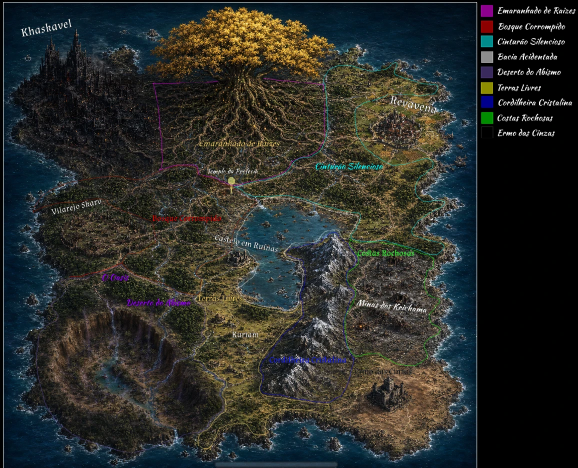
#> input picture .claude/skills/khalkaria-balance/hexcrawl-pack/arte/referencia/continente-legenda.webp, 1156 x 935 px, given in place of terreno.png, which was not available (shown at 1/2 size)
$ python gera_atlas.py ../arte/referencia
#> lines starting #> are read from the running program, lines starting #| are printed output that depends on the picture; pictures that were not available may be replaced by others from this repository, and a replacement may not be noted
"""Gera assets/tiles/atlas.json: o que é cada célula das folhas de arte do Pedro e qual tile cada tipo de hex usa.

As medidas (caixa opaca, altura acima da face, ligações das peças de via) saem das imagens; o significado de cada
célula está em TILES e VIAS abaixo (confirmado pelo Pedro na D159).
Requer Pillow. Uso: python referencia/gera_atlas.py <pasta-do-pack>
"""
import json
import os
import sys
from collections import Counter

from PIL import Image

PACK = sys.argv[1] if len(sys.argv) > 1 else os.path.join(os.path.dirname(__file__), '..')
CEL_L, CEL_A, FACE_Y = 32, 48, 18          # célula 32x48; a face do hex começa em y=18 dentro da célula
MEIO_DA_ARESTA = {'N': (16, 0), 'NE': (28, 7), 'SE': (28, 21), 'S': (16, 28), 'SO': (4, 21), 'NO': (4, 7)}

# (linha, coluna) -> (id, uso, tipo, bioma, nota). uso: terreno | variante | assentamento | especial | prop
TILES = {
    (0, 0): ('campos-verde', 'terreno', 'campos', 'verde', ''),
    (0, 1): ('floresta-verde', 'terreno', 'floresta', 'verde', ''),
    (0, 2): ('floresta-densa-verde', 'terreno', 'floresta-densa', 'verde', ''),
    (0, 3): ('colinas-verde', 'terreno', 'colinas', 'verde', ''),
    (0, 4): ('serra-pinheiros-verde', 'variante', 'montanha', 'verde', 'rochas altas com pinheiros'),
    (0, 5): ('montanha-pico', 'terreno', 'montanha', 'verde', 'pico nevado; serve para verde e neve'),
    (0, 6): ('agua-rasa', 'terreno', 'agua', None, 'água que encosta em terra'),
    (0, 7): ('agua-funda', 'terreno', 'agua', None, 'água sem terra vizinha'),
    (1, 0): ('vila-verde', 'assentamento', None, 'verde', ''),
    (1, 1): ('vila-terra', 'assentamento', None, 'verde', 'vila em chão de terra'),
    (1, 2): ('castelo', 'assentamento', None, 'verde', 'castelo de pedra cinza'),
    (1, 3): ('plantacao', 'variante', 'campos', 'verde', 'plantação: só em Campos vizinho de assentamento'),
    (1, 4): ('floresta-clareira', 'variante', 'floresta', 'verde', 'floresta mista com clareira'),
    (1, 5): ('pantano', 'terreno', 'pantano', 'verde', ''),
    (1, 6): ('campos-claro', 'variante', 'campos', 'verde', 'estepe pálida'),
    (1, 7): ('campos-floridos', 'variante', 'campos', 'verde', ''),
    (2, 0): ('campos-neve', 'terreno', 'campos', 'neve', ''),
    (2, 1): ('floresta-neve', 'terreno', 'floresta', 'neve', ''),
    (2, 2): ('floresta-densa-neve', 'terreno', 'floresta-densa', 'neve', ''),
    (2, 3): ('colinas-neve', 'terreno', 'colinas', 'neve', ''),
    (2, 4): ('serra-pinheiros-neve', 'terreno', 'montanha', 'neve', ''),
    (2, 5): ('agua-gelo', 'terreno', 'agua', 'neve', 'água com placas de gelo'),
    (2, 6): ('vila-neve', 'assentamento', None, 'neve', ''),
    (2, 7): ('fortaleza-neve', 'assentamento', None, 'neve', 'telhados vermelhos'),
    (3, 0): ('areia', 'terreno', 'deserto', 'deserto', ''),
    (3, 1): ('areia-rochas', 'terreno', 'colinas', 'deserto', ''),
    (3, 2): ('dunas', 'variante', 'deserto', 'deserto', ''),
    (3, 3): ('meseta', 'terreno', 'montanha', 'deserto', ''),
    (3, 4): ('oasis', 'especial', None, 'deserto', ''),
    (3, 5): ('acampamento-deserto', 'especial', None, 'deserto', 'tendas e fardos'),
    (3, 6): ('vila-deserto', 'assentamento', None, 'deserto', ''),
    (3, 7): ('palacio-deserto', 'assentamento', None, 'deserto', ''),
    (4, 0): ('arvore-gigante', 'especial', None, 'verde', 'o tile mais alto da folha'),
    (4, 1): ('prop-rocha-musgo', 'prop', None, None, 'sem hex: decoração ou marcador'),
    (4, 2): ('prop-cristal', 'prop', None, None, 'sem hex: decoração ou marcador'),
    (4, 3): ('prop-minerio', 'prop', None, None, 'sem hex: decoração ou marcador'),
    (4, 4): ('porto-a', 'assentamento', None, None, 'cais sobre água'),
    (4, 5): ('porto-b', 'assentamento', None, None, 'cais sobre água; não é espelho do porto-a'),
    (4, 6): ('farol', 'especial', None, None, 'farol sobre água'),
    (4, 7): ('torre-sombria', 'especial', None, 'verde', ''),
    (5, 0): ('ruinas', 'especial', None, None, ''),
}

# tipo -> bioma -> [(tile, peso)]. "*" vale para qualquer bioma. Pesos são o sorteio estável por hex (docs/06 §3).
VARIANTES = {
    'campos': {'verde': [('campos-verde', 6), ('campos-claro', 2), ('campos-floridos', 2)],
               'neve': [('campos-neve', 1)], 'deserto': [('areia', 1)]},
    'floresta': {'verde': [('floresta-verde', 3), ('floresta-clareira', 1)], 'neve': [('floresta-neve', 1)],
                 'deserto': [('floresta-verde', 1)]},
    'floresta-densa': {'verde': [('floresta-densa-verde', 1)], 'neve': [('floresta-densa-neve', 1)],
                       'deserto': [('floresta-densa-verde', 1)]},
    'colinas': {'verde': [('colinas-verde', 1)], 'neve': [('colinas-neve', 1)], 'deserto': [('areia-rochas', 1)]},
    'montanha': {'verde': [('montanha-pico', 3), ('serra-pinheiros-verde', 1)],
                 'neve': [('serra-pinheiros-neve', 2), ('montanha-pico', 1)], 'deserto': [('meseta', 1)]},
    'pantano': {'*': [('pantano', 1)]},
    'deserto': {'*': [('areia', 3), ('dunas', 2)]},
    'ermo': {'*': [('areia', 2), ('areia-rochas', 1)]},          # com a tinta cinza dessaturada do Ermo
    'agua': {'*': [('agua-funda', 1)]},
    'litoral': {'verde': [('campos-verde', 1)], 'neve': [('campos-neve', 1)], 'deserto': [('areia', 1)]},
}

# Campos vizinho de um assentamento (especial ou evento marcado) soma estas variantes às do bioma
PERTO_DE_ASSENTAMENTO = {'campos': {'verde': [('plantacao', 3)]}}

VIAS_COR = {0: 'cinza', 1: 'cinza', 2: 'verde', 3: 'verde'}   # linha da folha de vias -> cor


def celula(im, lin, col):
    return im.crop((col * CEL_L, lin * CEL_A, col * CEL_L + CEL_L, lin * CEL_A + CEL_A))


def caixa(im):
    b = im.getbbox()
    return list(b) if b else None


def paleta(im, n):
    c = Counter(p[:3] for p in im.convert('RGBA').get_flattened_data() if p[3] > 0) \
        if hasattr(im, 'get_flattened_data') else Counter(p[:3] for p in im.convert('RGBA').getdata() if p[3] > 0)
    return ['#%02x%02x%02x' % k for k, _ in c.most_common(n)]


def main():
    ter = Image.open(os.path.join(PACK, 'assets', 'tiles', 'terreno.png')).convert('RGBA')
    via = Image.open(os.path.join(PACK, 'assets', 'tiles', 'vias.png')).convert('RGBA')
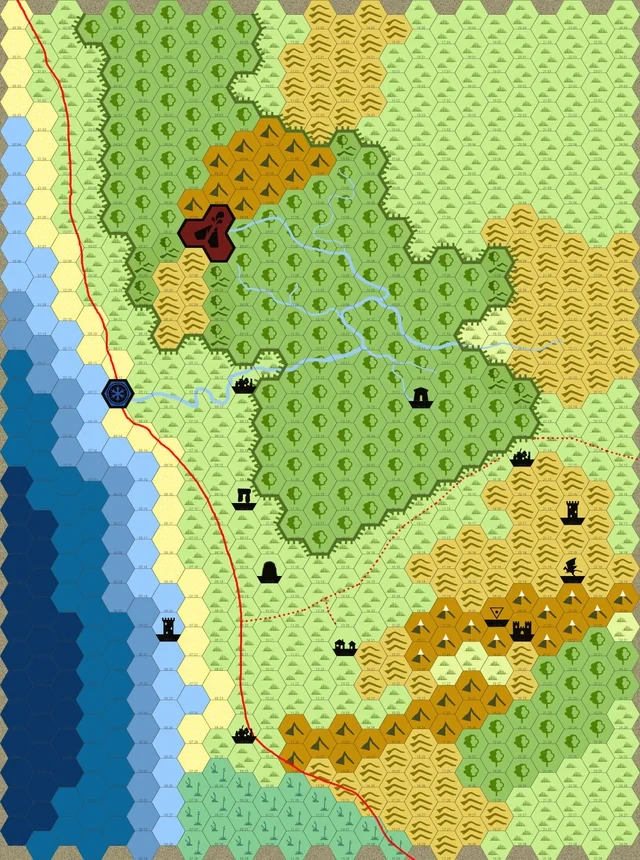
#> input picture .claude/skills/khalkaria-balance/hexcrawl-pack/arte/referencia/expectativa-1.webp, 640 x 860 px, given in place of vias.png, which was not available
    tiles = []
    for (lin, col), (tid, uso, tipo, bioma, nota) in sorted(TILES.items()):
        cel = celula(ter, lin, col)
        b = caixa(cel)
        if b is None:
            raise SystemExit(f'célula vazia em terreno.png ({lin},{col}) — atualize TILES')
        tiles.append({'id': tid, 'folha': 'terreno', 'lin': lin, 'col': col, 'uso': uso, 'tipo': tipo,
                      'bioma': bioma, 'caixa': b, 'acimaDaFace': max(0, FACE_Y - b[1]),
                      'espelhavel': uso in ('terreno', 'variante'), 'nota': nota})
#> this loop made 41 passes
#> pass 1, in main, `cel = celula(ter, lin, col)`:
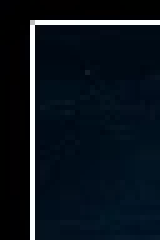
#> cel: PIL image 32x48 RGBA (shown 5 times larger); mean R, G, B, A 12.3, 21.4, 30.2, 255
#> pass 2, in main, `cel = celula(ter, lin, col)`:
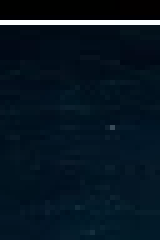
#> cel: PIL image 32x48 RGBA (shown 5 times larger); mean R, G, B, A 7.5, 22.6, 34.5, 255
#> after the loop:
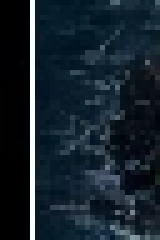
#> cel: PIL image 32x48 RGBA (shown 5 times larger); mean R, G, B, A 22.2, 35.4, 45.1, 255
#> after the loop, tiles = 41 items
    usados = {(t['lin'], t['col']) for t in tiles}
#> usados = 41 items
    sobra = [(l, c) for l in range(ter.height // CEL_A) for c in range(ter.width // CEL_L)
             if (l, c) not in usados and caixa(celula(ter, l, c))]
#> sobra = 643 pairs, first value 0 to 18, second value 0 to 35
    if sobra:
#> (the run stopped early here; a loop or call above may not have finished)
